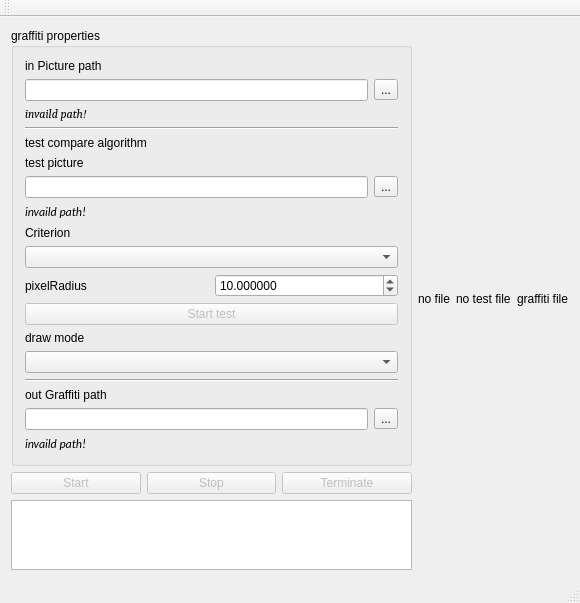
<?xml version="1.0" encoding="UTF-8"?>
<ui version="4.0">
 <class>GraffitiClass</class>
 <widget class="QMainWindow" name="GraffitiClass">
  <property name="geometry">
   <rect>
    <x>0</x>
    <y>0</y>
    <width>580</width>
    <height>592</height>
   </rect>
  </property>
  <property name="sizePolicy">
   <sizepolicy hsizetype="Preferred" vsizetype="Preferred">
    <horstretch>0</horstretch>
    <verstretch>0</verstretch>
   </sizepolicy>
  </property>
  <property name="maximumSize">
   <size>
    <width>1920</width>
    <height>1080</height>
   </size>
  </property>
  <property name="windowTitle">
   <string>Graffiti</string>
  </property>
  <property name="locale">
   <locale language="English" country="UnitedStates"/>
  </property>
  <widget class="QWidget" name="centralWidget">
   <layout class="QHBoxLayout" name="centralWidgetHorizontalLayout">
    <item>
     <layout class="QVBoxLayout" name="toolbarVerticalLayout">
      <item>
       <widget class="QGroupBox" name="groupBox">
        <property name="sizePolicy">
         <sizepolicy hsizetype="Minimum" vsizetype="Preferred">
          <horstretch>0</horstretch>
          <verstretch>0</verstretch>
         </sizepolicy>
        </property>
        <property name="minimumSize">
         <size>
          <width>350</width>
          <height>0</height>
         </size>
        </property>
        <property name="title">
         <string>graffiti properties</string>
        </property>
        <layout class="QVBoxLayout" name="groupBoxVerticalLayout">
         <item>
          <widget class="QLabel" name="inputFilePathLabel">
           <property name="text">
            <string>in Picture path</string>
           </property>
          </widget>
         </item>
         <item>
          <layout class="QHBoxLayout" name="inputFilePathBoxLayout">
           <item>
            <widget class="QLineEdit" name="inputFilePathLineEdit">
             <property name="inputMethodHints">
              <set>Qt::ImhUrlCharactersOnly</set>
             </property>
            </widget>
           </item>
           <item>
            <widget class="QToolButton" name="inputFilePathToolButton">
             <property name="text">
              <string>...</string>
             </property>
            </widget>
           </item>
          </layout>
         </item>
         <item>
          <widget class="QLabel" name="inputFilePathStatuLabel">
           <property name="font">
            <font>
             <family>Cambria</family>
             <italic>true</italic>
            </font>
           </property>
           <property name="text">
            <string>invaild path!</string>
           </property>
          </widget>
         </item>
         <item>
          <widget class="Line" name="line">
           <property name="orientation">
            <enum>Qt::Horizontal</enum>
           </property>
          </widget>
         </item>
         <item>
          <widget class="QLabel" name="testCompareAlgorithmLabel">
           <property name="text">
            <string>test compare algorithm</string>
           </property>
          </widget>
         </item>
         <item>
          <widget class="QLabel" name="testPictureLabel">
           <property name="text">
            <string>test picture</string>
           </property>
          </widget>
         </item>
         <item>
          <layout class="QHBoxLayout" name="textPIctureHorizontalLayout">
           <item>
            <widget class="QLineEdit" name="testPicturePathLineEdit"/>
           </item>
           <item>
            <widget class="QToolButton" name="testPicturePathToolButton">
             <property name="text">
              <string>...</string>
             </property>
            </widget>
           </item>
          </layout>
         </item>
         <item>
          <widget class="QLabel" name="testPicturePathStatuLabel">
           <property name="font">
            <font>
             <family>Calibri</family>
             <italic>true</italic>
            </font>
           </property>
           <property name="text">
            <string>invaild path!</string>
           </property>
          </widget>
         </item>
         <item>
          <widget class="QLabel" name="criterionLabel">
           <property name="text">
            <string>Criterion</string>
           </property>
          </widget>
         </item>
         <item>
          <widget class="QComboBox" name="modeComboBox">
           <property name="inputMethodHints">
            <set>Qt::ImhNone</set>
           </property>
           <property name="editable">
            <bool>false</bool>
           </property>
           <property name="currentText">
            <string/>
           </property>
           <property name="currentIndex">
            <number>-1</number>
           </property>
          </widget>
         </item>
         <item>
          <layout class="QHBoxLayout" name="pixelRadiusHorizontalLayout">
           <item>
            <widget class="QLabel" name="pixelRadiusLabel">
             <property name="text">
              <string>pixelRadius</string>
             </property>
            </widget>
           </item>
           <item>
            <widget class="QDoubleSpinBox" name="pixelRadiusDoubleSpinBox">
             <property name="decimals">
              <number>6</number>
             </property>
             <property name="minimum">
              <double>0.001000000000000</double>
             </property>
             <property name="maximum">
              <double>99.999999000000003</double>
             </property>
             <property name="value">
              <double>10.000000000000000</double>
             </property>
            </widget>
           </item>
          </layout>
         </item>
         <item>
          <layout class="QHBoxLayout" name="testHorizontalLayout">
           <item>
            <widget class="QPushButton" name="testStartPushButton">
             <property name="enabled">
              <bool>false</bool>
             </property>
             <property name="text">
              <string>Start test</string>
             </property>
            </widget>
           </item>
          </layout>
         </item>
         <item>
          <widget class="QLabel" name="drawModeLabel">
           <property name="text">
            <string>draw mode</string>
           </property>
          </widget>
         </item>
         <item>
          <widget class="QComboBox" name="drawModeComboBox"/>
         </item>
         <item>
          <widget class="Line" name="line_2">
           <property name="orientation">
            <enum>Qt::Horizontal</enum>
           </property>
          </widget>
         </item>
         <item>
          <widget class="QLabel" name="outputFilePathLabel">
           <property name="text">
            <string>out Graffiti path</string>
           </property>
          </widget>
         </item>
         <item>
          <layout class="QHBoxLayout" name="outputFilePathHBoxLayout">
           <item>
            <widget class="QLineEdit" name="outputFilePathLineEdit">
             <property name="inputMethodHints">
              <set>Qt::ImhUrlCharactersOnly</set>
             </property>
            </widget>
           </item>
           <item>
            <widget class="QToolButton" name="outputFilePathToolButton">
             <property name="text">
              <string>...</string>
             </property>
            </widget>
           </item>
          </layout>
         </item>
         <item>
          <widget class="QLabel" name="outputFilePathStatuLabel">
           <property name="font">
            <font>
             <family>Calibri</family>
             <italic>true</italic>
            </font>
           </property>
           <property name="text">
            <string>invaild path!</string>
           </property>
          </widget>
         </item>
        </layout>
       </widget>
      </item>
      <item>
       <layout class="QHBoxLayout" name="controlHorizontalLayout">
        <item>
         <widget class="QPushButton" name="startPushButton">
          <property name="enabled">
           <bool>false</bool>
          </property>
          <property name="text">
           <string>Start</string>
          </property>
         </widget>
        </item>
        <item>
         <widget class="QPushButton" name="stopPushButton">
          <property name="enabled">
           <bool>false</bool>
          </property>
          <property name="text">
           <string>Stop</string>
          </property>
         </widget>
        </item>
        <item>
         <widget class="QPushButton" name="terminatePushButton">
          <property name="enabled">
           <bool>false</bool>
          </property>
          <property name="text">
           <string>Terminate</string>
          </property>
         </widget>
        </item>
       </layout>
      </item>
      <item>
       <widget class="QTextBrowser" name="outputTextBrowser">
        <property name="documentTitle">
         <string>output</string>
        </property>
       </widget>
      </item>
     </layout>
    </item>
    <item>
     <widget class="QLabel" name="showPictureLabel">
      <property name="text">
       <string>no file</string>
      </property>
      <property name="alignment">
       <set>Qt::AlignCenter</set>
      </property>
     </widget>
    </item>
    <item>
     <widget class="QLabel" name="showTestPictureLabel">
      <property name="text">
       <string>no test file</string>
      </property>
     </widget>
    </item>
    <item>
     <widget class="QLabel" name="graffitiFileLabel">
      <property name="text">
       <string>graffiti file</string>
      </property>
     </widget>
    </item>
   </layout>
  </widget>
  <widget class="QMenuBar" name="menuBar">
   <property name="geometry">
    <rect>
     <x>0</x>
     <y>0</y>
     <width>580</width>
     <height>23</height>
    </rect>
   </property>
  </widget>
  <widget class="QToolBar" name="mainToolBar">
   <attribute name="toolBarArea">
    <enum>TopToolBarArea</enum>
   </attribute>
   <attribute name="toolBarBreak">
    <bool>false</bool>
   </attribute>
  </widget>
  <widget class="QStatusBar" name="statusBar"/>
 </widget>
 <layoutdefault spacing="6" margin="11"/>
 <resources>
  <include location="Graffiti.qrc"/>
 </resources>
 <connections/>
</ui>
